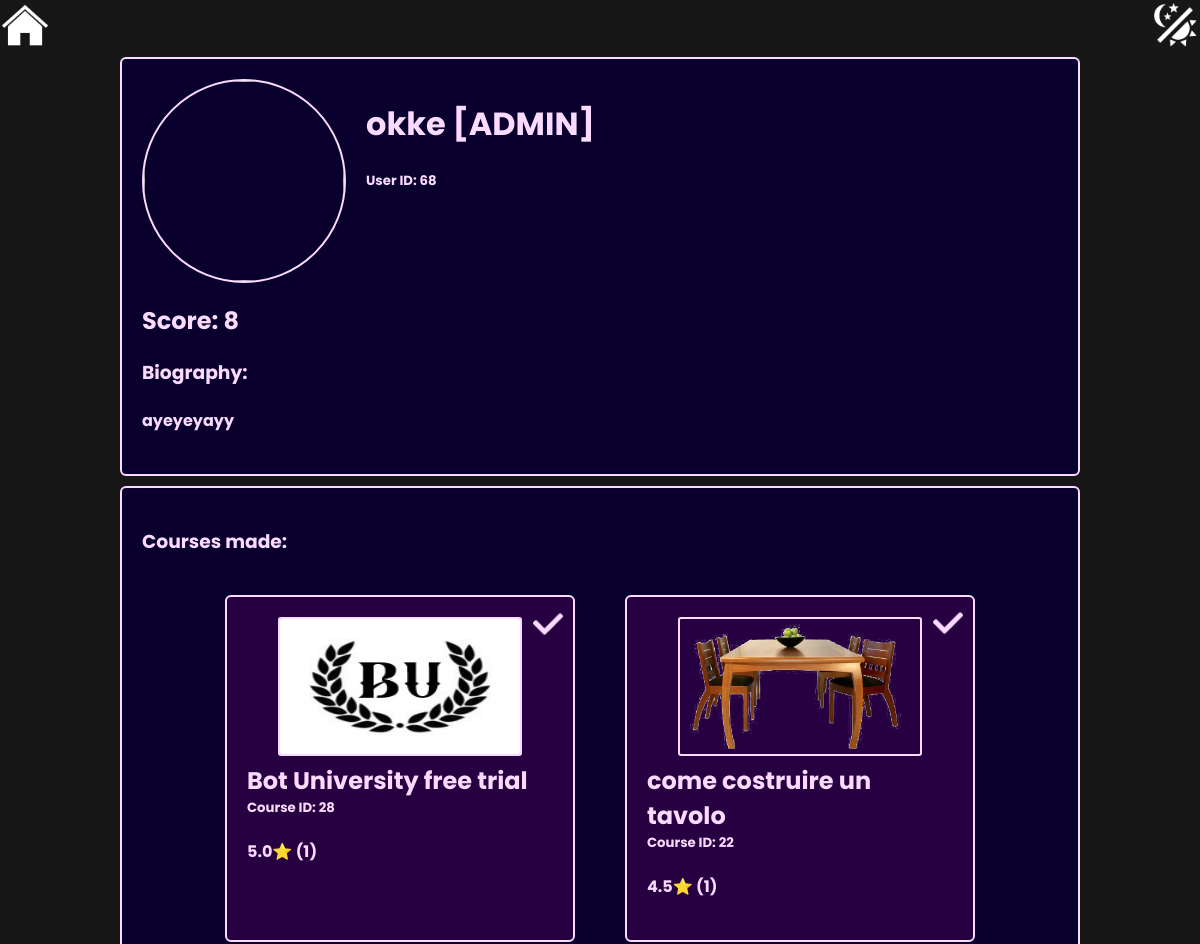
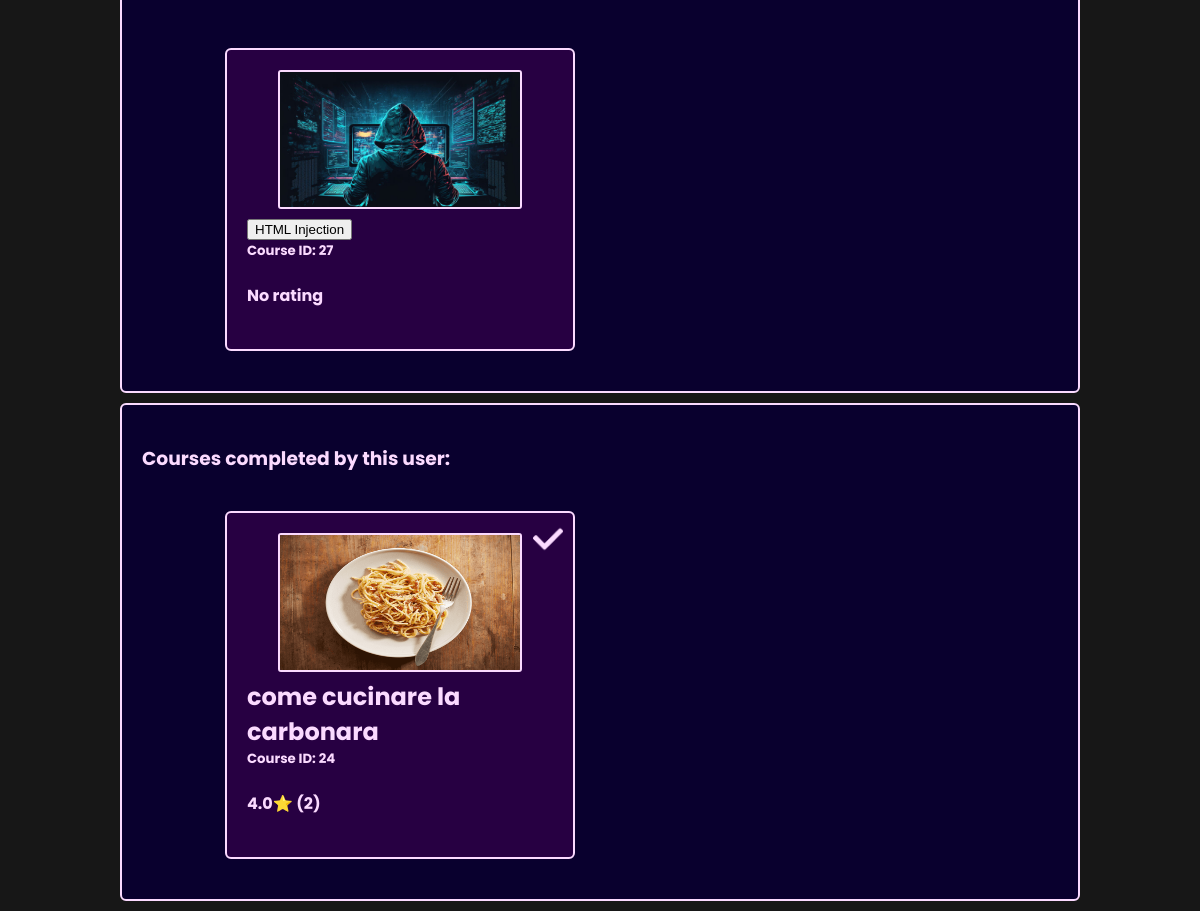
Screenshot of /Skillful_PHP/Skillful/viewProfile.php?userid=68 (signed in) with the database file from the repository (2 pictures, top to bottom).
### tables this page shows
CREATE TABLE `courses` (
  `id` int(11) NOT NULL,
  `name` varchar(50) NOT NULL,
  `creation_date` datetime NOT NULL,
  `description` blob DEFAULT NULL,
  `verified` tinyint(4) NOT NULL DEFAULT 0,
  `folder` blob NOT NULL,
  `category` int(11) DEFAULT NULL,
  `user_created` int(11) NOT NULL,
  `state` tinyint(4) NOT NULL DEFAULT 0
);

### Skillful_PHP/Skillful/viewProfile.php (the view, shortened to what this page needs)
<!DOCTYPE html>
<html lang="en">
<head>
    <link rel="stylesheet" type="text/css" href="styles/style.css">
    <link rel="stylesheet" type="text/css" href="styles/styleProfileViewer.css">
</head>
<body>
    <?php
        include "db_connection.php";
        if (!isset($_SESSION['user_id'])) {
            header('Location: login.php');
        } else {
            $admin = false;
            $user_id = $_SESSION['user_id'];
        }
        ?>
        <div id="themeButton">
            <img class="img cursorPointer" src="assets/icons/themeButton/themeButton0.png" width="50px" height="50px">
        </div>
        <a href="home.php" id="homeButton">
            <img class="img" src="assets/icons/homePageButton/homePage0.png" width="50px" height="50px">
        </a>
        <?php
        if($_SERVER['REQUEST_METHOD'] == 'GET'){
            if(isset($_GET['userid'])){
                $requestedId = $_GET['userid'];
                $sqlCode = "SELECT id, username, email, pfp, bio, score, role FROM users_view WHERE id = $requestedId";
                $result = mysqli_query($connection, $sqlCode);
                if($result){
                    if(mysqli_num_rows($result) > 0){
                        $row = mysqli_fetch_assoc($result);
                        $role = $row['role'];
                        if($role == 1){
                            $userIsAdmin = true;
                        } else {
                            $userIsAdmin = false;
                        }
                        if($user_id == $requestedId){
                            $myProfile = true;
                        } else {
                            $myProfile = false;
                        }
                    } else {
                        echo "<div id='noAccessContainer' style='width: 100%; text-align: center; margin-top: 50px'><h1>This user does not exist</h1></div>";
                        exit();
                    }
                }
            } else {
                header('Location: home.php');
            }
        }
    ?>
    <div id="mainContainer">
        <div id="mainProfileInfo" class="box">
            <div id="pfp">
                <?php
                    echo "<img id='profilePic' src='".$GLOBALS['pfp']."' width='200px' height='200px'>";
                    echo "<div style='margin-left: 20px'><h1>".$GLOBALS['username'];
                    if($userIsAdmin){
                        echo " [ADMIN]";
                    }
                    echo "</h1>";
                    echo "<h5>User ID: ".$GLOBALS['requestedId']."</h5></div>";
                ?>
            </div>
            <div id="info">
                <div id="score">
                    <h2>Score:
                    <?php
                        echo $GLOBALS['score'];
                    ?>
                    </h2>
                </div>
                <div id="bio">
                    <?php
                        echo '<h3>Biography:<h3>';
                        echo "<h4>".$GLOBALS['bio']."</h4>";
                    ?>
                </div>
            </div>
        </div>
        <div id="userMadeCourses" class="box">
            <h3>Courses made:</h3>
            <?php
                if($admin || $myProfile){
                    $sqlCode = "SELECT * FROM courses_view WHERE user_created = '".$GLOBALS['requestedId']."' ORDER BY verified DESC, state DESC, avgRating DESC";
                } else {
                    $sqlCode = "SELECT * FROM courses_view WHERE user_created = '".$GLOBALS['requestedId']."' AND state = 1 ORDER BY verified DESC, state DESC, avgRating DESC";
                }
                $result = mysqli_query($connection, $sqlCode);
                if($result){
                    if(mysqli_num_rows($result) > 0){
                        echo '<div id="results">';
                        while($row = mysqli_fetch_assoc($result)){
                            echo "<a class='courseResult clickableBoxLink' href='viewCourse.php?courseId=".$row["course_id"]."'><div class='courseDiv'>";
                            if($row['verified'] == 1){
                                echo "<img class='verifiedIcon img' src='assets/icons/verifiedIcon/verifiedIcon0.png'>";
                            } else if($row['state'] == 0){
                                echo "<img class='verifiedIcon img' src='assets/icons/lockIcon/lockIcon0.png'>";
                            }
                            echo "<img class='courseThumbnail' src='".$row['folder']."thumbnail.png'><h2>".$row['name']."</h2><h5>Course ID: ".$row['id']."</h5>";
                            if($row['nComments']>0){
                                echo "<h4>".$row['avgRating']."⭐ (".$row['nComments'].")</h4>";
                            } else {
                                echo "<h4>No rating</h4>";
                            }
                            echo "</div></a>";
                        }
                        echo "</div>";
                    } else {
                        echo "<h2>User hasn't made any course yet</h2>";
                    }
                } else {
                    echo "Errore nella query";
                }
            ?>
        </div>
        <div id="completedCourses" class="box">
            <h3>Courses completed by this user:</h3>
            <?php
                if($admin || $myProfile){
                    $sqlCode = "SELECT courses_view.* FROM courses_view INNER JOIN exams ON exams.id_course = courses_view.id WHERE exams.id_user = '".$GLOBALS['requestedId']."' AND courses_view.user_created != ".$requestedId." ORDER BY verified DESC, state DESC, avgRating DESC";
                } else {
                    $sqlCode = "SELECT courses_view.* FROM courses_view INNER JOIN exams ON exams.id_course = courses_view.id WHERE exams.id_user = '".$GLOBALS['requestedId']."' AND courses_view.state = 1 AND courses_view.user_created != ".$requestedId." ORDER BY verified DESC, state DESC, avgRating DESC";
                }
                $result = mysqli_query($connection, $sqlCode);
                if($result){
                    if(mysqli_num_rows($result) > 0){
                        echo '<div id="results">';
                        while($row = mysqli_fetch_assoc($result)){
                            echo "<a class='courseResult clickableBoxLink' href='viewCourse.php?courseId=".$row["course_id"]."'><div class='courseDiv'>";
                            if($row['verified'] == 1){
                                echo "<img class='verifiedIcon img' src='assets/icons/verifiedIcon/verifiedIcon0.png'>";
                            }
                            echo "<img class='courseThumbnail' src='".$row['folder']."thumbnail.png'><h2>".$row['name']."</h2><h5>Course ID: ".$row['id']."</h5>";
                            if($row['nComments']>0){
                                echo "<h4>".$row['avgRating']."⭐ (".$row['nComments'].")</h4>";
                            } else {
                                echo "<h4>No rating</h4>";
                            }
                            echo "</div></a>";
                        }
                        echo "</div>";
                    } else {
                        echo "<h2>User hasn't completed any course yet</h2>";
                    }
                } else {
                    echo "Errore nella query";
                }
            ?>
        </div>
    </div>
</body>
</html>

### Skillful_PHP/Skillful/styles/style.css (style rules this page uses)
:root { --primary: #171717; --textcolor: #f0f8ff; --windowbg: #09002e; --boxbg: #270042; }
body { font-family: 'Poppins', sans-serif; color: var(--textcolor); background-color: var(--primary); margin: 0; overflow-x: hidden; }
.clickableBoxLink { text-decoration: none; color: var(--textcolor); }

### Skillful_PHP/Skillful/styles/styleProfileViewer.css (style rules this page uses)
#themeButton { position: absolute; right: 0; }
#homeButton { background: none; border: none; }
#mainContainer { position: absolute; left: 50%; transform: translateX(-50%); width: 80%; }
#pfp { display: flex; }
#profilePic { border: 2px solid var(--textcolor); border-radius: 50%; }
.box { background-color: var(--windowbg); border: 2px solid var(--textcolor); border-radius: 6px; padding: 20px; margin-bottom: 10px; }
#themeButton { width: fit-content; height: 50px; }
#results { padding: 20px; display: grid; grid-template-columns: repeat(3, 350px); column-gap: 50px; row-gap: 50px; width: fit-content; margin-left: 50%; transform: translateX(-50%); }
@media only screen and (max-width: 1500px) and (min-width: 1000px) { #results { grid-template-columns: repeat(2, 350px); } }
.courseResult { padding: 20px; border: 2px solid var(--textcolor); border-radius: 6px; background-color: var(--boxbg); cursor: pointer; }
.courseResult h2, .courseResult h5 { margin: 0; }
.courseThumbnail { width: 240px; height: 135px; margin-left: 50%; transform: translateX(-50%); border: 2px solid var(--textcolor); border-radius: 3px; }
.courseDiv { position: relative; }
.verifiedIcon { position: absolute; top: -5%; right: -5%; margin: 5px; height: 30px; width: 30px; z-index: 1; }

### rows the page displays
courses: verified 1 (drawn), folder (picture), name "Bot University free trial", id "28", avgRating "5.0", nComments "1"
courses: verified 1 (drawn), folder (picture), name "come costruire un tavolo", id "22", avgRating "4.5", nComments "1"
courses: folder (picture), name "HTML Injection", id "27", shows "No rating"
courses: verified 1 (drawn), folder (picture), name "come cucinare la carbonara", id "24", avgRating "4.0", nComments "2"

### other values shown
$GLOBALS['username'] "okke"
$GLOBALS['requestedId'] "68"
$GLOBALS['score'] "8"
$GLOBALS['bio'] "ayeyeyayy"
